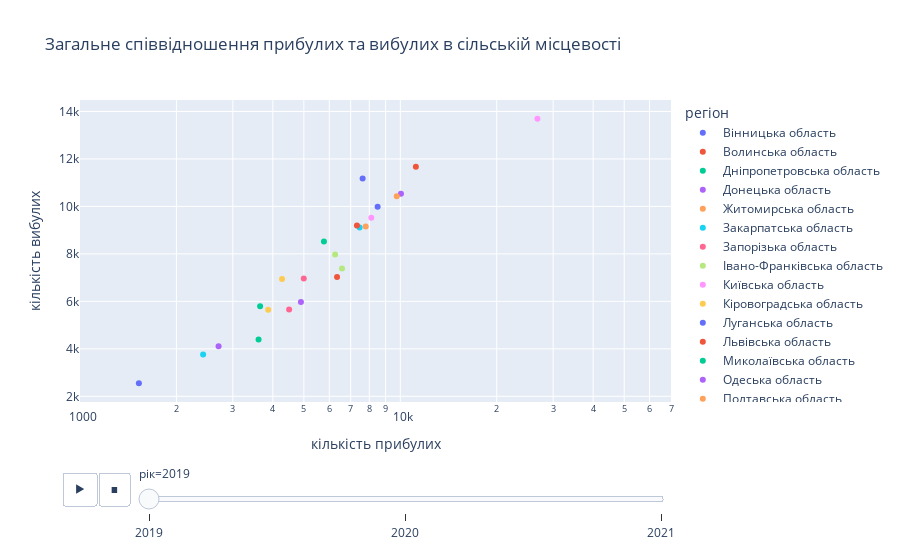

Write notebook code for a chart like this one.
### Markdown cell above
Анімований графік, що відображає співвідношенняя між кількість вибулих та прибулих в села кожної області. Інформація про внутрішню та зовнішню міграцію. Щоб переглянути дані за різні роки потрінр перетягнути повзунок.

### Code cell
px.scatter(all_migration, x="кількість прибулих", y="кількість вибулих", animation_frame="рік", 
           animation_group="регіон", color="регіон", hover_name="регіон",
           log_x=True, size_max=55, range_x=[1000,70000], title='Загальне співвідношення прибулих та вибулих в сільській місцевості')

### Figure 1 — Plotly figure (JSON) as saved in the notebook; plotly's stock layout.template omitted (floating-point values rounded to 4 significant figures)
{"data": [{"hovertemplate": "<b>%{hovertext}</b><br><br>регіон=Вінницька область<br>рік=2019<br>кількість прибулих=%{x}<br>кількість вибулих=%{y}<extra></extra>", "hovertext": ["Вінницька область"], "ids": ["Вінницька область"], "legendgroup": "Вінницька область", "marker": {"color": "#636efa", "symbol": "circle"}, "mode": "markers", "name": "Вінницька область", "orientation": "v", "showlegend": true, "type": "scatter", "x": [7628], "xaxis": "x", "y": [11175], "yaxis": "y"}, {"hovertemplate": "<b>%{hovertext}</b><br><br>регіон=Волинська область<br>рік=2019<br>кількість прибулих=%{x}<br>кількість вибулих=%{y}<extra></extra>", "hovertext": ["Волинська область"], "ids": ["Волинська область"], "legendgroup": "Волинська область", "marker": {"color": "#EF553B", "symbol": "circle"}, "mode": "markers", "name": "Волинська область", "orientation": "v", "showlegend": true, "type": "scatter", "x": [6346], "xaxis": "x", "y": [7026], "yaxis": "y"}, {"hovertemplate": "<b>%{hovertext}</b><br><br>регіон=Дніпропетровська область<br>рік=2019<br>кількість прибулих=%{x}<br>кількість вибулих=%{y}<extra></extra>", "hovertext": ["Дніпропетровська область"], "ids": ["Дніпропетровська область"], "legendgroup": "Дніпропетровська область", "marker": {"color": "#00cc96", "symbol": "circle"}, "mode": "markers", "name": "Дніпропетровська область", "orientation": "v", "showlegend": true, "type": "scatter", "x": [5775], "xaxis": "x", "y": [8523], "yaxis": "y"}, {"hovertemplate": "<b>%{hovertext}</b><br><br>регіон=Донецька область<br>рік=2019<br>кількість прибулих=%{x}<br>кількість вибулих=%{y}<extra></extra>", "hovertext": ["Донецька область"], "ids": ["Донецька область"], "legendgroup": "Донецька область", "marker": {"color": "#ab63fa", "symbol": "circle"}, "mode": "markers", "name": "Донецька область", "orientation": "v", "showlegend": true, "type": "scatter", "x": [2708], "xaxis": "x", "y": [4113], "yaxis": "y"}, {"hovertemplate": "<b>%{hovertext}</b><br><br>регіон=Житомирська область<br>рік=2019<br>кількість прибулих=%{x}<br>кількість вибулих=%{y}<extra></extra>", "hovertext": ["Житомирська область"], "ids": ["Житомирська область"], "legendgroup": "Житомирська область", "marker": {"color": "#FFA15A", "symbol": "circle"}, "mode": "markers", "name": "Житомирська область", "orientation": "v", "showlegend": true, "type": "scatter", "x": [7798], "xaxis": "x", "y": [9156], "yaxis": "y"}, {"hovertemplate": "<b>%{hovertext}</b><br><br>регіон=Закарпатська область<br>рік=2019<br>кількість прибулих=%{x}<br>кількість вибулих=%{y}<extra></extra>", "hovertext": ["Закарпатська область"], "ids": ["Закарпатська область"], "legendgroup": "Закарпатська область", "marker": {"color": "#19d3f3", "symbol": "circle"}, "mode": "markers", "name": "Закарпатська область", "orientation": "v", "showlegend": true, "type": "scatter", "x": [2423], "xaxis": "x", "y": [3763], "yaxis": "y"}, {"hovertemplate": "<b>%{hovertext}</b><br><br>регіон=Запорізька область<br>рік=2019<br>кількість прибулих=%{x}<br>кількість вибулих=%{y}<extra></extra>", "hovertext": ["Запорізька область"], "ids": ["Запорізька область"], "legendgroup": "Запорізька область", "marker": {"color": "#FF6692", "symbol": "circle"}, "mode": "markers", "name": "Запорізька область", "orientation": "v", "showlegend": true, "type": "scatter", "x": [4496], "xaxis": "x", "y": [5655], "yaxis": "y"}, {"hovertemplate": "<b>%{hovertext}</b><br><br>регіон=Івано-Франківська область<br>рік=2019<br>кількість прибулих=%{x}<br>кількість вибулих=%{y}<extra></extra>", "hovertext": ["Івано-Франківська область"], "ids": ["Івано-Франківська область"], "legendgroup": "Івано-Франківська область", "marker": {"color": "#B6E880", "symbol": "circle"}, "mode": "markers", "name": "Івано-Франківська область", "orientation": "v", "showlegend": true, "type": "scatter", "x": [6576], "xaxis": "x", "y": [7386], "yaxis": "y"}, {"hovertemplate": "<b>%{hovertext}</b><br><br>регіон=Київська область<br>рік=2019<br>кількість прибулих=%{x}<br>кількість вибулих=%{y}<extra></extra>", "hovertext": ["Київська область"], "ids": ["Київська область"], "legendgroup": "Київська область", "marker": {"color": "#FF97FF", "symbol": "circle"}, "mode": "markers", "name": "Київська область", "orientation": "v", "showlegend": true, "type": "scatter", "x": [26797], "xaxis": "x", "y": [13689], "yaxis": "y"}, {"hovertemplate": "<b>%{hovertext}</b><br><br>регіон=Кіровоградська область<br>рік=2019<br>кількість прибулих=%{x}<br>кількість вибулих=%{y}<extra></extra>", "hovertext": ["Кіровоградська область"], "ids": ["Кіровоградська область"], "legendgroup": "Кіровоградська область", "marker": {"color": "#FECB52", "symbol": "circle"}, "mode": "markers", "name": "Кіровоградська область", "orientation": "v", "showlegend": true, "type": "scatter", "x": [4274], "xaxis": "x", "y": [6939], "yaxis": "y"}, {"hovertemplate": "<b>%{hovertext}</b><br><br>регіон=Луганська область<br>рік=2019<br>кількість прибулих=%{x}<br>кількість вибулих=%{y}<extra></extra>", "hovertext": ["Луганська область"], "ids": ["Луганська область"], "legendgroup": "Луганська область", "marker": {"color": "#636efa", "symbol": "circle"}, "mode": "markers", "name": "Луганська область", "orientation": "v", "showlegend": true, "type": "scatter", "x": [1527], "xaxis": "x", "y": [2555], "yaxis": "y"}, {"hovertemplate": "<b>%{hovertext}</b><br><br>регіон=Львівська область<br>рік=2019<br>кількість прибулих=%{x}<br>кількість вибулих=%{y}<extra></extra>", "hovertext": ["Львівська область"], "ids": ["Львівська область"], "legendgroup": "Львівська область", "marker": {"color": "#EF553B", "symbol": "circle"}, "mode": "markers", "name": "Львівська область", "orientation": "v", "showlegend": true, "type": "scatter", "x": [11183], "xaxis": "x", "y": [11666], "yaxis": "y"}, {"hovertemplate": "<b>%{hovertext}</b><br><br>регіон=Миколаївська область<br>рік=2019<br>кількість прибулих=%{x}<br>кількість вибулих=%{y}<extra></extra>", "hovertext": ["Миколаївська область"], "ids": ["Миколаївська область"], "legendgroup": "Миколаївська область", "marker": {"color": "#00cc96", "symbol": "circle"}, "mode": "markers", "name": "Миколаївська область", "orientation": "v", "showlegend": true, "type": "scatter", "x": [3650], "xaxis": "x", "y": [5794], "yaxis": "y"}, {"hovertemplate": "<b>%{hovertext}</b><br><br>регіон=Одеська область<br>рік=2019<br>кількість прибулих=%{x}<br>кількість вибулих=%{y}<extra></extra>", "hovertext": ["Одеська область"], "ids": ["Одеська область"], "legendgroup": "Одеська область", "marker": {"color": "#ab63fa", "symbol": "circle"}, "mode": "markers", "name": "Одеська область", "orientation": "v", "showlegend": true, "type": "scatter", "x": [10047], "xaxis": "x", "y": [10533], "yaxis": "y"}, {"hovertemplate": "<b>%{hovertext}</b><br><br>регіон=Полтавська область<br>рік=2019<br>кількість прибулих=%{x}<br>кількість вибулих=%{y}<extra></extra>", "hovertext": ["Полтавська область"], "ids": ["Полтавська область"], "legendgroup": "Полтавська область", "marker": {"color": "#FFA15A", "symbol": "circle"}, "mode": "markers", "name": "Полтавська область", "orientation": "v", "showlegend": true, "type": "scatter", "x": [9748], "xaxis": "x", "y": [10424], "yaxis": "y"}, {"hovertemplate": "<b>%{hovertext}</b><br><br>регіон=Рівненська область<br>рік=2019<br>кількість прибулих=%{x}<br>кількість вибулих=%{y}<extra></extra>", "hovertext": ["Рівненська область"], "ids": ["Рівненська область"], "legendgroup": "Рівненська область", "marker": {"color": "#19d3f3", "symbol": "circle"}, "mode": "markers", "name": "Рівненська область", "orientation": "v", "showlegend": true, "type": "scatter", "x": [7463], "xaxis": "x", "y": [9110], "yaxis": "y"}, {"hovertemplate": "<b>%{hovertext}</b><br><br>регіон=Сумська область<br>рік=2019<br>кількість прибулих=%{x}<br>кількість вибулих=%{y}<extra></extra>", "hovertext": ["Сумська область"], "ids": ["Сумська область"], "legendgroup": "Сумська область", "marker": {"color": "#FF6692", "symbol": "circle"}, "mode": "markers", "name": "Сумська область", "orientation": "v", "showlegend": true, "type": "scatter", "x": [4996], "xaxis": "x", "y": [6968], "yaxis": "y"}, {"hovertemplate": "<b>%{hovertext}</b><br><br>регіон=Тернопільська область<br>рік=2019<br>кількість прибулих=%{x}<br>кількість вибулих=%{y}<extra></extra>", "hovertext": ["Тернопільська область"], "ids": ["Тернопільська область"], "legendgroup": "Тернопільська область", "marker": {"color": "#B6E880", "symbol": "circle"}, "mode": "markers", "name": "Тернопільська область", "orientation": "v", "showlegend": true, "type": "scatter", "x": [6258], "xaxis": "x", "y": [7975], "yaxis": "y"}, {"hovertemplate": "<b>%{hovertext}</b><br><br>регіон=Харківська область<br>рік=2019<br>кількість прибулих=%{x}<br>кількість вибулих=%{y}<extra></extra>", "hovertext": ["Харківська область"], "ids": ["Харківська область"], "legendgroup": "Харківська область", "marker": {"color": "#FF97FF", "symbol": "circle"}, "mode": "markers", "name": "Харківська область", "orientation": "v", "showlegend": true, "type": "scatter", "x": [8118], "xaxis": "x", "y": [9519], "yaxis": "y"}, {"hovertemplate": "<b>%{hovertext}</b><br><br>регіон=Херсонська область<br>рік=2019<br>кількість прибулих=%{x}<br>кількість вибулих=%{y}<extra></extra>", "hovertext": ["Херсонська область"], "ids": ["Херсонська область"], "legendgroup": "Херсонська область", "marker": {"color": "#FECB52", "symbol": "circle"}, "mode": "markers", "name": "Херсонська область", "orientation": "v", "showlegend": true, "type": "scatter", "x": [3869], "xaxis": "x", "y": [5647], "yaxis": "y"}, {"hovertemplate": "<b>%{hovertext}</b><br><br>регіон=Хмельницька область<br>рік=2019<br>кількість прибулих=%{x}<br>кількість вибулих=%{y}<extra></extra>", "hovertext": ["Хмельницька область"], "ids": ["Хмельницька область"], "legendgroup": "Хмельницька область", "marker": {"color": "#636efa", "symbol": "circle"}, "mode": "markers", "name": "Хмельницька область", "orientation": "v", "showlegend": true, "type": "scatter", "x": [8496], "xaxis": "x", "y": [9981], "yaxis": "y"}, {"hovertemplate": "<b>%{hovertext}</b><br><br>регіон=Черкаська область<br>рік=2019<br>кількість прибулих=%{x}<br>кількість вибулих=%{y}<extra></extra>", "hovertext": ["Черкаська область"], "ids": ["Черкаська область"], "legendgroup": "Черкаська область", "marker": {"color": "#EF553B", "symbol": "circle"}, "mode": "markers", "name": "Черкаська область", "orientation": "v", "showlegend": true, "type": "scatter", "x": [7321], "xaxis": "x", "y": [9199], "yaxis": "y"}, {"hovertemplate": "<b>%{hovertext}</b><br><br>регіон=Чернівецька область<br>рік=2019<br>кількість прибулих=%{x}<br>кількість вибулих=%{y}<extra></extra>", "hovertext": ["Чернівецька область"], "ids": ["Чернівецька область"], "legendgroup": "Чернівецька область", "marker": {"color": "#00cc96", "symbol": "circle"}, "mode": "markers", "name": "Чернівецька область", "orientation": "v", "showlegend": true, "type": "scatter", "x": [3610], "xaxis": "x", "y": [4391], "yaxis": "y"}, {"hovertemplate": "<b>%{hovertext}</b><br><br>регіон=Чернігівська область<br>рік=2019<br>кількість прибулих=%{x}<br>кількість вибулих=%{y}<extra></extra>", "hovertext": ["Чернігівська область"], "ids": ["Чернігівська область"], "legendgroup": "Чернігівська область", "marker": {"color": "#ab63fa", "symbol": "circle"}, "mode": "markers", "name": "Чернігівська область", "orientation": "v", "showlegend": true, "type": "scatter", "x": [4895], "xaxis": "x", "y": [5976], "yaxis": "y"}], "layout": {"legend": {"title": {"text": "регіон"}, "tracegroupgap": 0}, "sliders": [{"active": 0, "currentvalue": {"prefix": "рік="}, "len": 0.9, "pad": {"b": 10, "t": 60}, "steps": [{"args": [["2019"], {"frame": {"duration": 0, "redraw": false}, "fromcurrent": true, "mode": "immediate", "transition": {"duration": 0, "easing": "linear"}}], "label": "2019", "method": "animate"}, {"args": [["2020"], {"frame": {"duration": 0, "redraw": false}, "fromcurrent": true, "mode": "immediate", "transition": {"duration": 0, "easing": "linear"}}], "label": "2020", "method": "animate"}, {"args": [["2021"], {"frame": {"duration": 0, "redraw": false}, "fromcurrent": true, "mode": "immediate", "transition": {"duration": 0, "easing": "linear"}}], "label": "2021", "method": "animate"}], "x": 0.1, "xanchor": "left", "y": 0, "yanchor": "top"}], "title": {"text": "Загальне співвідношення прибулих та вибулих в сільській місцевості"}, "updatemenus": [{"buttons": [{"args": [null, {"frame": {"duration": 500, "redraw": false}, "fromcurrent": true, "mode": "immediate", "transition": {"duration": 500, "easing": "linear"}}], "label": "&#9654;", "method": "animate"}, {"args": [[null], {"frame": {"duration": 0, "redraw": false}, "fromcurrent": true, "mode": "immediate", "transition": {"duration": 0, "easing": "linear"}}], "label": "&#9724;", "method": "animate"}], "direction": "left", "pad": {"r": 10, "t": 70}, "showactive": false, "type": "buttons", "x": 0.1, "xanchor": "right", "y": 0, "yanchor": "top"}], "xaxis": {"anchor": "y", "domain": [0, 1], "range": [3.0, 4.845], "title": {"text": "кількість прибулих"}, "type": "log"}, "yaxis": {"anchor": "x", "domain": [0, 1], "title": {"text": "кількість вибулих"}}}}
